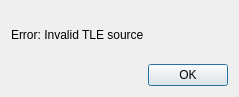
<?xml version="1.0" encoding="UTF-8"?>
<ui version="4.0">
 <class>Dialog</class>
 <widget class="QDialog" name="Dialog">
  <property name="geometry">
   <rect>
    <x>0</x>
    <y>0</y>
    <width>239</width>
    <height>97</height>
   </rect>
  </property>
  <property name="windowTitle">
   <string>Error</string>
  </property>
  <layout class="QGridLayout" name="gridLayout">
   <item row="1" column="1">
    <widget class="QPushButton" name="OKbutton">
     <property name="text">
      <string>OK</string>
     </property>
    </widget>
   </item>
   <item row="1" column="0">
    <spacer name="horizontalSpacer">
     <property name="orientation">
      <enum>Qt::Orientation::Horizontal</enum>
     </property>
     <property name="sizeHint" stdset="0">
      <size>
       <width>40</width>
       <height>20</height>
      </size>
     </property>
    </spacer>
   </item>
   <item row="0" column="0" colspan="2">
    <widget class="QLabel" name="label">
     <property name="text">
      <string>Error: Invalid TLE source</string>
     </property>
    </widget>
   </item>
  </layout>
 </widget>
 <resources/>
 <connections/>
</ui>
